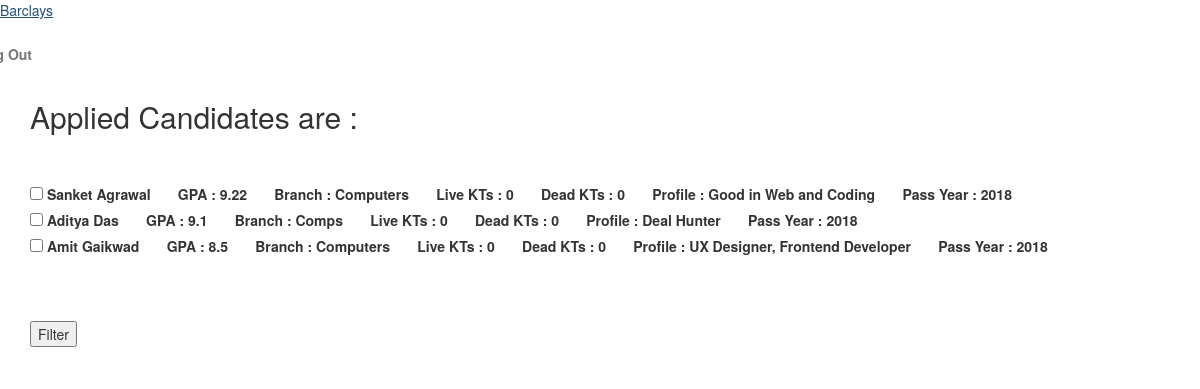
/candi_list/ (signed in), run on the app's committed database.
### tpcprocess/models.py (models this page shows, shortened)
class CandidateList(models.Model):
    company = models.ForeignKey(Company, default=1)
    student = models.ForeignKey(Student, default=1)
    is_selected = models.BooleanField(default=False)

class Student(models.Model):
    user = models.ForeignKey(User, default=1)
    u_id = models.CharField(max_length=100)
    name = models.CharField(max_length=200)
    branch = models.CharField(max_length=100)
    cgpa = models.CharField(max_length=100)
    live_kt = models.IntegerField()
    dead_kt = models.IntegerField()
    profile = models.TextField(max_length=4000)
    passing_year = models.CharField(max_length=100)

### tpcprocess/views.py (the view)
# urls.py: url(r'^candi_list/$', views.candi_list, name='candi_list'),
def candi_list(request):
    company = get_object_or_404(Company, user=request.user)
    candidates = CandidateList.objects.filter(company=company)
    context = {'candidates': candidates}
    return render(request, 'tpcprocess/candi_list.html', context)

### tpcprocess/templates/tpcprocess/candi_list.html (shortened to what this page needs)
{% extends 'tpcprocess/comp_base.html' %}
{% block body %}
<div class="container">
    <h2>Applied Candidates are : </h2>
    <br>
    <br>
    <form method="post" action="{% url 'tpcprocess:filter_candi' %}" enctype="multipart/form-data">
        {% for candi in candidates %}
            <label for="{{candi.id}}" class="mdl-checkbox mdl-js-checkbox mdl-js-ripple-effect" >
                <input type="checkbox" id="{{candi.id}}" name="filterlist" class="mdl-checkbox__input" value="{{candi.id}}"
                       {% if candi.is_selected %} checked {% endif %}/>
                <span class="mdl-checkbox__label">{{candi.student.name}}</span>&nbsp;&nbsp;&nbsp;&nbsp;&nbsp;&nbsp;
                <span class="mdl-checkbox__label">GPA : {{candi.student.cgpa}}</span>&nbsp;&nbsp;&nbsp;&nbsp;&nbsp;&nbsp;
                <span class="mdl-checkbox__label">Branch : {{candi.student.branch}}</span>&nbsp;&nbsp;&nbsp;&nbsp;&nbsp;&nbsp;
                <span class="mdl-checkbox__label">Live KTs : {{candi.student.live_kt}}</span>&nbsp;&nbsp;&nbsp;&nbsp;&nbsp;&nbsp;
                <span class="mdl-checkbox__label">Dead KTs : {{candi.student.dead_kt}}</span>&nbsp;&nbsp;&nbsp;&nbsp;&nbsp;&nbsp;
                <span class="mdl-checkbox__label">Profile : {{candi.student.profile}}</span>&nbsp;&nbsp;&nbsp;&nbsp;&nbsp;&nbsp;
                <span class="mdl-checkbox__label">Pass Year : {{candi.student.passing_year}}</span>&nbsp;&nbsp;&nbsp;&nbsp;&nbsp;&nbsp;
            </label>
        {% endfor %}
        <br /><br /><br /><br />
        <input type="submit" class="mdl-button mdl-js-button mdl-button--raised mdl-js-ripple-effect mdl-button--accent mdl-color--purple-A700"
               value="Filter" style="left:45%" >
        <br />
    </form>
</div>
{% endblock %}

### tpcprocess/templates/tpcprocess/comp_base.html (shortened to what this page needs)
<html lang="en">
<head>
    {% load staticfiles %}
    <link rel="stylesheet" href="https://code.getmdl.io/1.2.0/material.min.css">
	<link rel="stylesheet" href="http://maxcdn.bootstrapcdn.com/bootstrap/3.3.7/css/bootstrap.min.css">
    <link rel="stylesheet" href="{% static 'tpcprocess/styles.css' %}">
</head>
	<body>
		<div class="mdl-layout mdl-js-layout mdl-layout--fixed-header">
			<div class="android-header mdl-layout__header mdl-layout__header--waterfall">
				<div class="mdl-layout__header-row">
					<span class="android-title mdl-layout-title">
						<a class="mdl-typography--text-uppercase">Barclays</a>
					</span>
					<div class="android-navigation-container">
						<nav class="android-navigation mdl-navigation">
							<a class="mdl-navigation__link mdl-typography--text-uppercase" href="{% url 'tpcprocess:logout_user' %}">Log Out</a>
						</nav>
					</div>
				</div>
			</div>
			{% block body %}
			{% endblock %}
		</div>
	</body>
</html>

### tpcprocess/static/tpcprocess/styles.css (style rules this page uses)
body { margin: 0; }
.android-header { overflow: visible; background-color: white; }
.android-header .mdl-navigation__link { color: #757575; font-weight: 700; font-size: 14px; }
.android-navigation-container { direction: rtl; -webkit-order: 1; -ms-flex-order: 1; order: 1; width: 500px; transition: opacity 0.2s cubic-bezier(0.4, 0, 0.2, 1), width 0.2s cubic-bezier(0.4, 0, 0.2, 1); }
.android-navigation { direction: ltr; -webkit-justify-content: flex-end; -ms-flex-pack: end; justify-content: flex-end; width: 800px; }
.android-navigation .mdl-navigation__link { display: inline-block; height: 60px; line-height: 68px; background-color: transparent !important; border-bottom: 4px solid transparent; }

### data on the page
CandidateList: student.name "Sanket Agrawal", student.cgpa "9.22", student.branch "Computers", student.live_kt "0", student.dead_kt "0", student.profile "Good in Web and Coding", student.passing_year "2018"
CandidateList: student.name "Aditya Das", student.cgpa "9.1", student.branch "Comps", student.live_kt "0", student.dead_kt "0", student.profile "Deal Hunter", student.passing_year "2018"
CandidateList: student.name "Amit Gaikwad", student.cgpa "8.5", student.branch "Computers", student.live_kt "0", student.dead_kt "0", student.profile "UX Designer, Frontend Developer", student.passing_year "2018"
